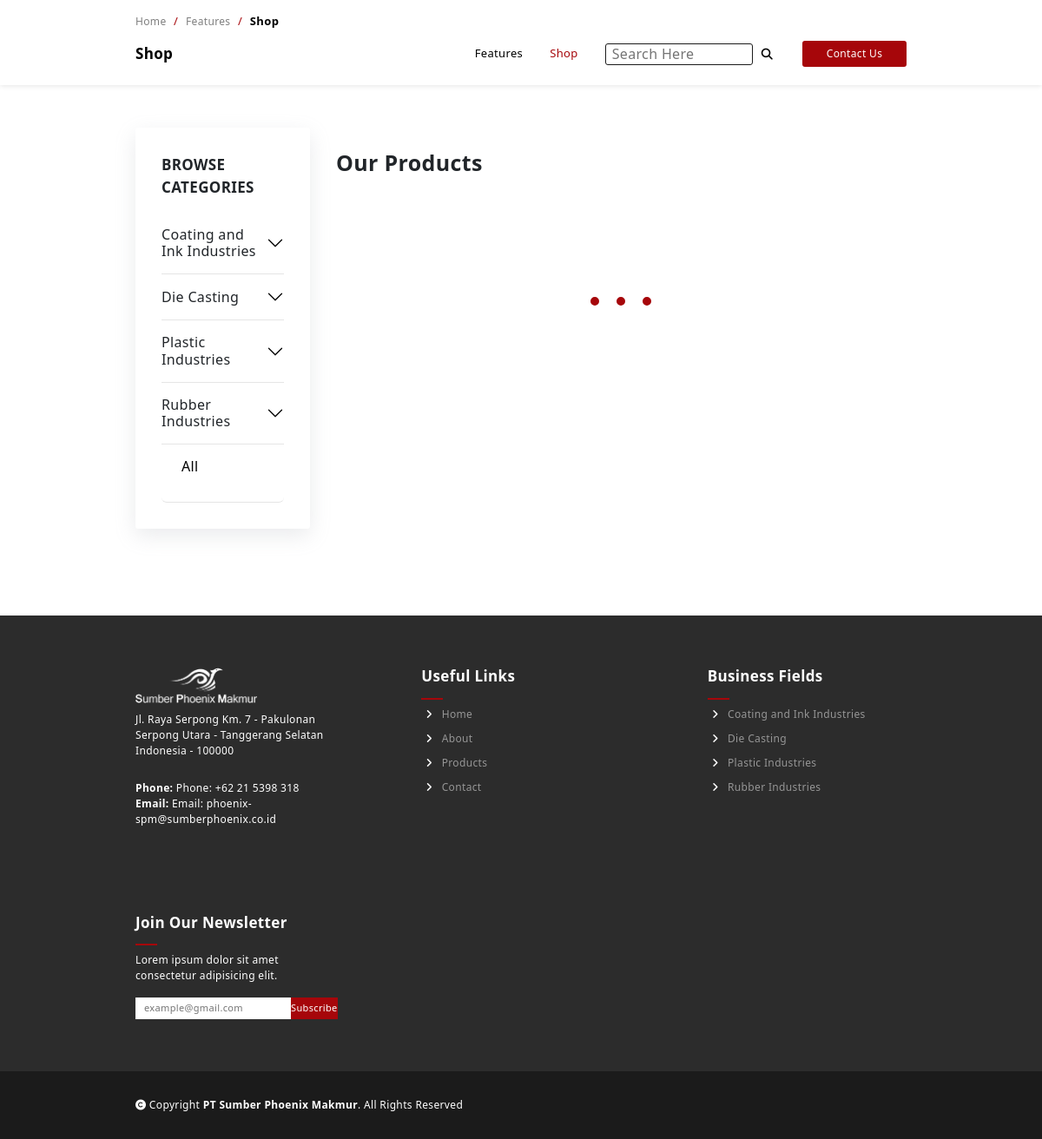
The app's page /shop.php, older data.
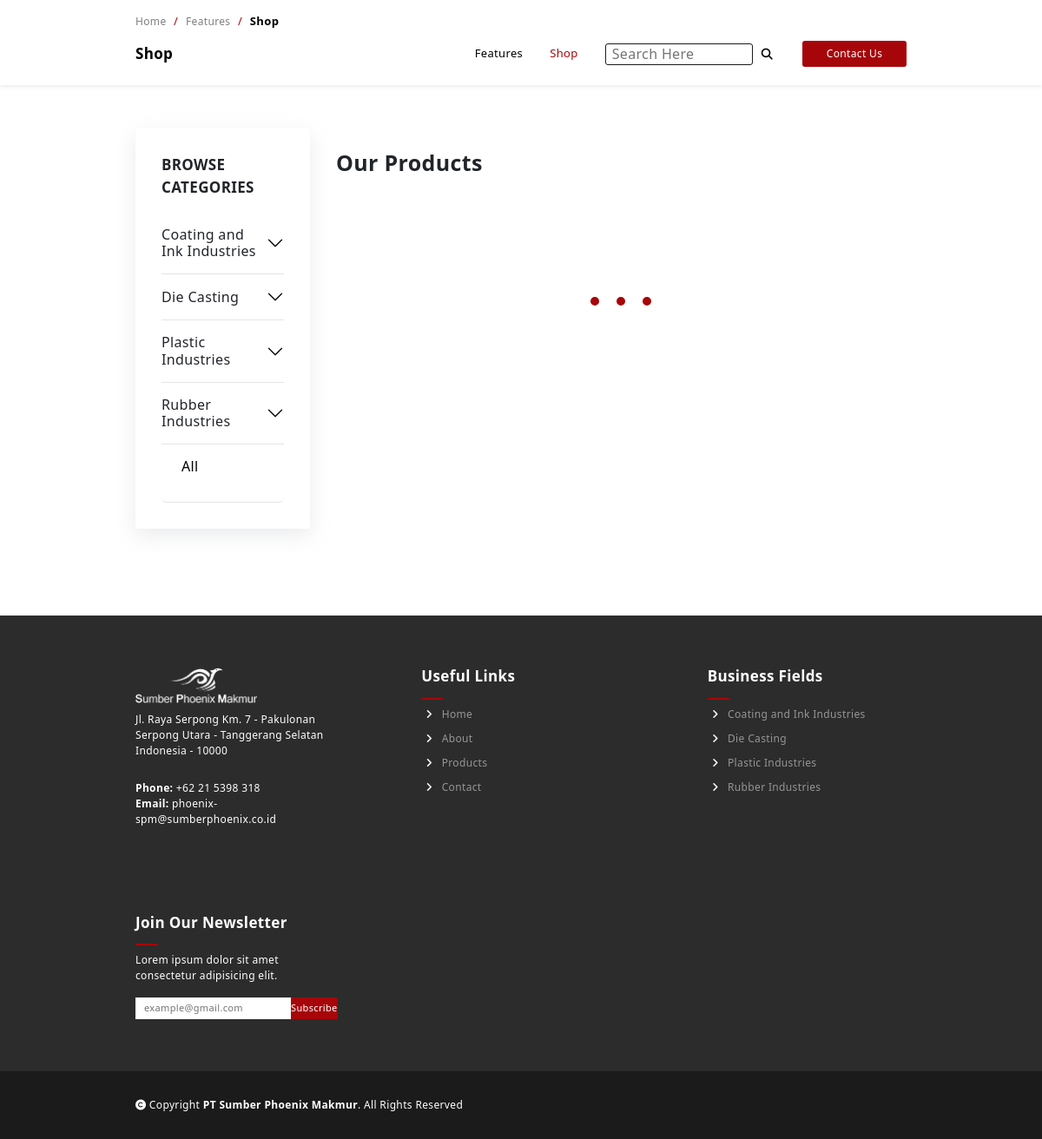
The same page, newer data.
### tables this page shows
CREATE TABLE `company_profile` (
  `id_fitur` int(11) NOT NULL,
  `fitur_name` text NOT NULL,
  `fitur_data` text DEFAULT NULL
);

### shop.php (the view, shortened to what the changed rows need)
<?php
include 'api/connect.php';
?>
<!DOCTYPE html>
<html lang="en">
<head>
    <link href="https://cdn.jsdelivr.net/npm/bootstrap@5.2.0-beta1/dist/css/bootstrap.min.css" rel="stylesheet">
    <link rel="stylesheet" href="style.css">
    <link rel="stylesheet" href="style/nav.css">
    <link rel="stylesheet" href="style/footer.css">
    <link rel="stylesheet" href="style/copyright.css">
    <link rel="stylesheet" href="style/nav_templates.css">
    <link rel="stylesheet" href="style/product/nav.css">
    <link rel="stylesheet" href="style/product/shop.css">
    <link rel="stylesheet" href="admin/style/shop.css">
</head>
<body>
    <section class="product-section section-extra">
        <div class="container-fluid">
            <div class="filter-container">
                <div class="categories filters accordion" id="accordionExample">
                    <?php
                        $stmt =$conn->prepare("SELECT c.cat_code as cat_code,c.cat_name as cat_name,c.cat_id as cat_id,c.cat_img as cat_img, count(s.sub_id)
                        FROM categories c
                        join subcategories s on c.cat_id = s.cat_id
                        join product_subcategory ps  on s.sub_id = ps.subcategory_id
                        join products p on ps.product_id = p.product_id
                        where c.status = 1 and s.status = 1 and p.status = 1 GROUP BY c.cat_id HAVING COUNT(ps.product_id) > 0 order by c.order_by ASC");
                        $stmt->execute();
                        while($cat = $stmt->fetch()):
                    ?>
                    <div class="category accordion-item <?= $cat['cat_code'] ?>">
                        <h2 class="accordion-header" id="heading-<?= $cat['cat_code'] ?>">
                            <button class="accordion-button collapsed" type="button" data-bs-toggle="collapse" data-bs-target="#collapse-<?= $cat['cat_code'] ?>" aria-expanded="false" aria-controls="collapse-<?= $cat['cat_code'] ?>">
                                <?= $cat['cat_name'] ?>
                            </button>
                        </h2>
                    </div>
                    <?php endwhile; ?>
                </div>
            </div>
        </div>
    </section>
    <?php include 'bottombar.php'  ?>
</body>
</html>

### bottombar.php (shortened to what the changed rows need)
<?php
function getData1($fiturNama,$conn){
    $stmt = $conn->prepare('SELECT * FROM company_profile where fitur_name =? ');
    $stmt->execute([$fiturNama]);
    $temp = $stmt->fetch();
    $data = $temp['fitur_data'];
    return $data;
}
?>
<section class="footer-section">
        <div class="container-fluid grid">
            <div class="company-information">
                <div class="company-address">
                    <p class="paragraph" col="address"><?= getData1('address',$conn)?> </p>
                </div>
                <div class="company-phone">
                    <p class="paragraph" col="phone"><strong>Phone: </strong><?= getData1('phone',$conn) ?></p>
                </div>
                <div class="company-email">
                    <p class="paragraph" col="email"><strong>Email: </strong><?= getData1('email',$conn) ?></p>
                </div>
            </div>
            <div class="useful-links">
                <h2 class="sub-heading underline">Useful Links</h2>
            </div>
            <div class="business-fields useful-links">
                <h2 class="sub-heading underline">Business Fields</h2>
            </div>
            <div class="newsletter">
                <h2 class="sub-heading underline">Join Our Newsletter</h2>
            </div>
        </div>
    </section>

Row changes from the older to the newer data that the page shows:
changed company_profile: fitur_data "Jl. Raya Serpong Km. 7 - Pakulonan Serpong Utara - Tanggerang Selatan Indonesia - 100000" → "Jl. Raya Serpong Km. 7 - Pakulonan Serpong Utara - Tanggerang Selatan Indonesia - 10000"
changed company_profile (number 3 of 5 on the later page): fitur_data "Phone: +62 21 5398 318" → "+62 21 5398 318"
changed company_profile: fitur_data "Email: phoenix-spm@sumberphoenix.co.id" → "phoenix-spm@sumberphoenix.co.id"
